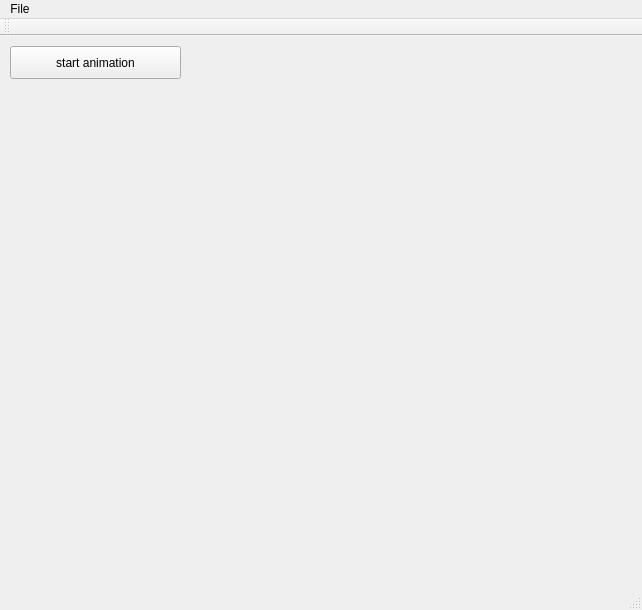
<?xml version="1.0" encoding="UTF-8"?>
<ui version="4.0">
 <class>Qt_opengl_example</class>
 <widget class="QMainWindow" name="Qt_opengl_example">
  <property name="geometry">
   <rect>
    <x>0</x>
    <y>0</y>
    <width>642</width>
    <height>610</height>
   </rect>
  </property>
  <property name="windowTitle">
   <string>Qt white_dune C++ export OpenGL example</string>
  </property>
  <widget class="GLWidget" name="glWidgetOpenGL">
   <widget class="QPushButton" name="pushButton">
    <property name="geometry">
     <rect>
      <x>10</x>
      <y>10</y>
      <width>171</width>
      <height>33</height>
     </rect>
    </property>
    <property name="text">
     <string>start animation</string>
    </property>
   </widget>
  </widget>
  <widget class="QMenuBar" name="menuBar">
   <property name="geometry">
    <rect>
     <x>0</x>
     <y>0</y>
     <width>642</width>
     <height>28</height>
    </rect>
   </property>
   <widget class="QMenu" name="menuFile">
    <property name="title">
     <string>File</string>
    </property>
    <addaction name="actionstart_animation"/>
    <addaction name="actionexit"/>
   </widget>
   <addaction name="menuFile"/>
  </widget>
  <widget class="QToolBar" name="mainToolBar">
   <attribute name="toolBarArea">
    <enum>TopToolBarArea</enum>
   </attribute>
   <attribute name="toolBarBreak">
    <bool>false</bool>
   </attribute>
  </widget>
  <widget class="QStatusBar" name="statusBar"/>
  <action name="actionstart_animation">
   <property name="text">
    <string>start_animation</string>
   </property>
  </action>
  <action name="actionexit">
   <property name="text">
    <string>exit</string>
   </property>
  </action>
 </widget>
 <layoutdefault spacing="6" margin="11"/>
 <customwidgets>
  <customwidget>
   <class>GLWidget</class>
   <extends>QWidget</extends>
   <header>glwidget.h</header>
   <container>1</container>
  </customwidget>
 </customwidgets>
 <resources/>
 <connections/>
</ui>
